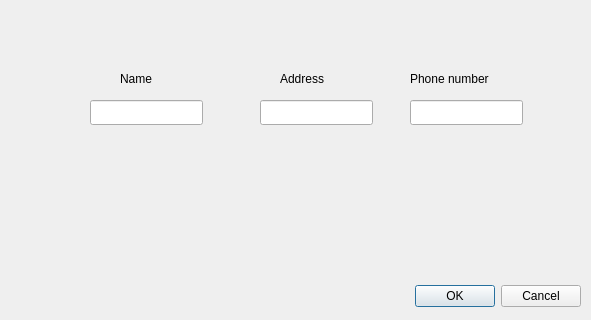
<?xml version="1.0" encoding="UTF-8"?>
<ui version="4.0">
 <class>addClient</class>
 <widget class="QDialog" name="addClient">
  <property name="geometry">
   <rect>
    <x>0</x>
    <y>0</y>
    <width>591</width>
    <height>320</height>
   </rect>
  </property>
  <property name="windowTitle">
   <string>Client Contact Info</string>
  </property>
  <widget class="QDialogButtonBox" name="buttonBox">
   <property name="geometry">
    <rect>
     <x>-40</x>
     <y>280</y>
     <width>621</width>
     <height>32</height>
    </rect>
   </property>
   <property name="orientation">
    <enum>Qt::Horizontal</enum>
   </property>
   <property name="standardButtons">
    <set>QDialogButtonBox::Cancel|QDialogButtonBox::Ok</set>
   </property>
  </widget>
  <widget class="QLineEdit" name="lineEdit">
   <property name="geometry">
    <rect>
     <x>90</x>
     <y>100</y>
     <width>113</width>
     <height>25</height>
    </rect>
   </property>
  </widget>
  <widget class="QLineEdit" name="lineEdit_2">
   <property name="geometry">
    <rect>
     <x>260</x>
     <y>100</y>
     <width>113</width>
     <height>25</height>
    </rect>
   </property>
  </widget>
  <widget class="QLineEdit" name="lineEdit_3">
   <property name="geometry">
    <rect>
     <x>410</x>
     <y>100</y>
     <width>113</width>
     <height>25</height>
    </rect>
   </property>
  </widget>
  <widget class="QLabel" name="label">
   <property name="geometry">
    <rect>
     <x>120</x>
     <y>70</y>
     <width>64</width>
     <height>17</height>
    </rect>
   </property>
   <property name="text">
    <string>Name</string>
   </property>
  </widget>
  <widget class="QLabel" name="label_2">
   <property name="geometry">
    <rect>
     <x>280</x>
     <y>70</y>
     <width>64</width>
     <height>17</height>
    </rect>
   </property>
   <property name="text">
    <string>Address</string>
   </property>
  </widget>
  <widget class="QLabel" name="label_3">
   <property name="geometry">
    <rect>
     <x>410</x>
     <y>70</y>
     <width>111</width>
     <height>17</height>
    </rect>
   </property>
   <property name="text">
    <string>Phone number</string>
   </property>
  </widget>
 </widget>
 <resources/>
 <connections>
  <connection>
   <sender>buttonBox</sender>
   <signal>accepted()</signal>
   <receiver>addClient</receiver>
   <slot>accept()</slot>
   <hints>
    <hint type="sourcelabel">
     <x>248</x>
     <y>254</y>
    </hint>
    <hint type="destinationlabel">
     <x>157</x>
     <y>274</y>
    </hint>
   </hints>
  </connection>
  <connection>
   <sender>buttonBox</sender>
   <signal>rejected()</signal>
   <receiver>addClient</receiver>
   <slot>reject()</slot>
   <hints>
    <hint type="sourcelabel">
     <x>316</x>
     <y>260</y>
    </hint>
    <hint type="destinationlabel">
     <x>286</x>
     <y>274</y>
    </hint>
   </hints>
  </connection>
 </connections>
</ui>
